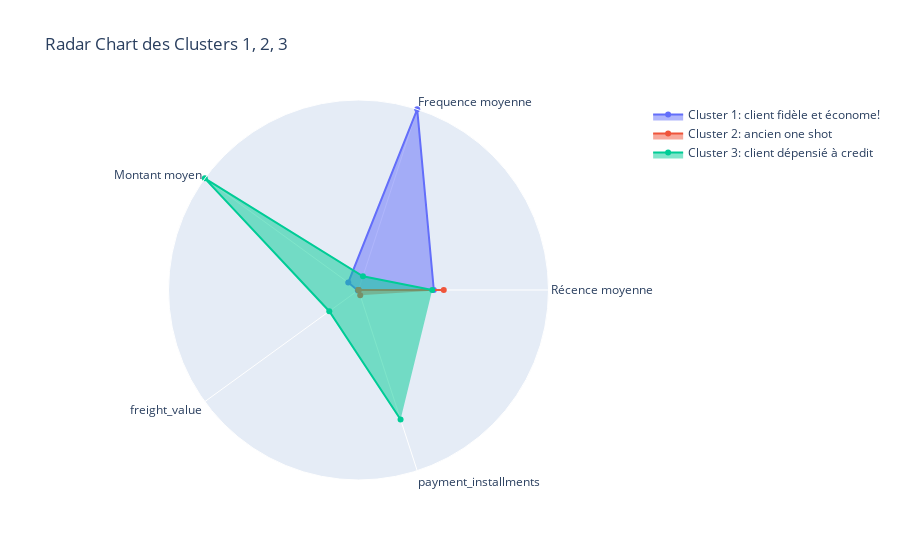

The cell this chart's notebook holds for it:
### Code cell
categories = ['Récence moyenne', 'Frequence moyenne', 'Montant moyen','freight_value','payment_installments']

fig = go.Figure()


fig.add_trace(go.Scatterpolar(
      r=[B_scale['recency'].iloc[0],
         B_scale['frequency'].iloc[0],
         B_scale['monetary'].iloc[0],
         B_scale['freight_value'].iloc[0],
         B_scale['payment_installments'].iloc[0]],

      theta=categories,
      fill='toself',
      name='Cluster 1: client fidèle et économe! '
))


fig.add_trace(go.Scatterpolar(
      r=[B_scale['recency'][1],
         B_scale['frequency'][1],
         B_scale['monetary'][1],
         B_scale['freight_value'][1],
         B_scale['payment_installments'][1]],
      theta=categories,
      fill='toself',
      name='Cluster 2: ancien one shot'
))

fig.add_trace(go.Scatterpolar(
      r=[B_scale['recency'][2],
         B_scale['frequency'][2],
         B_scale['monetary'][2],
         B_scale['freight_value'][2],
         B_scale['payment_installments'][2]],
      theta=categories,
      fill='toself',
      name='Cluster 3: client dépensié à credit'
))

fig.update_layout(
  polar=dict(
    radialaxis=dict(
      visible=False,
      range=[0, 1000]
    )),
  title="Radar Chart des Clusters 1, 2, 3",
  showlegend=True
)

fig.show()

### Figure 1 — Plotly figure (JSON) as saved in the notebook; plotly's stock layout.template omitted (floating-point values rounded to 4 significant figures)
{"data": [{"fill": "toself", "name": "Cluster 1: client fidèle et économe! ", "r": [396.5, 1000.0, 66.64, 4.107, 0.0], "theta": ["Récence moyenne", "Frequence moyenne", "Montant moyen", "freight_value", "payment_installments"], "type": "scatterpolar"}, {"fill": "toself", "name": "Cluster 2: ancien one shot", "r": [448.9, 0.0, 0.0, 0.0, 29.04], "theta": ["Récence moyenne", "Frequence moyenne", "Montant moyen", "freight_value", "payment_installments"], "type": "scatterpolar"}, {"fill": "toself", "name": "Cluster 3: client dépensié à credit", "r": [388.0, 75.64, 1000.0, 190.1, 716.3], "theta": ["Récence moyenne", "Frequence moyenne", "Montant moyen", "freight_value", "payment_installments"], "type": "scatterpolar"}], "layout": {"polar": {"radialaxis": {"range": [0, 1000], "visible": false}}, "showlegend": true, "title": {"text": "Radar Chart des Clusters 1, 2, 3"}}}
